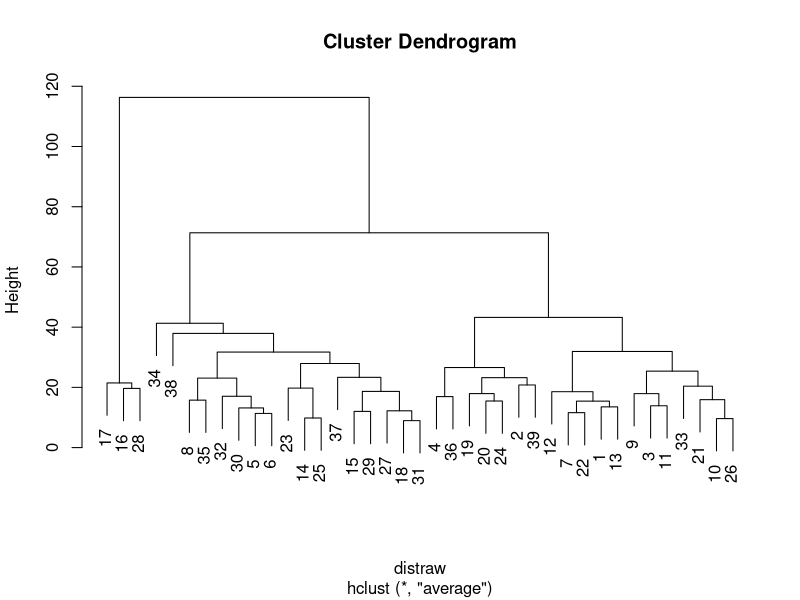
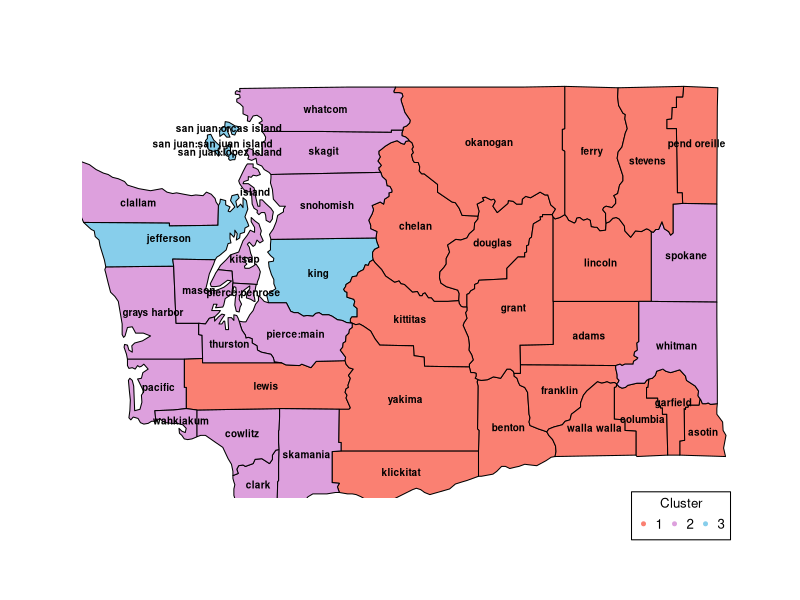
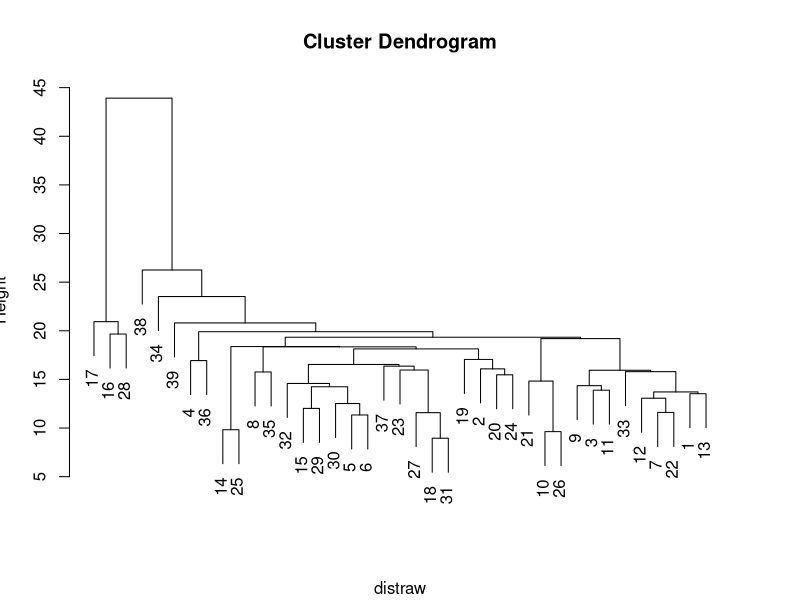
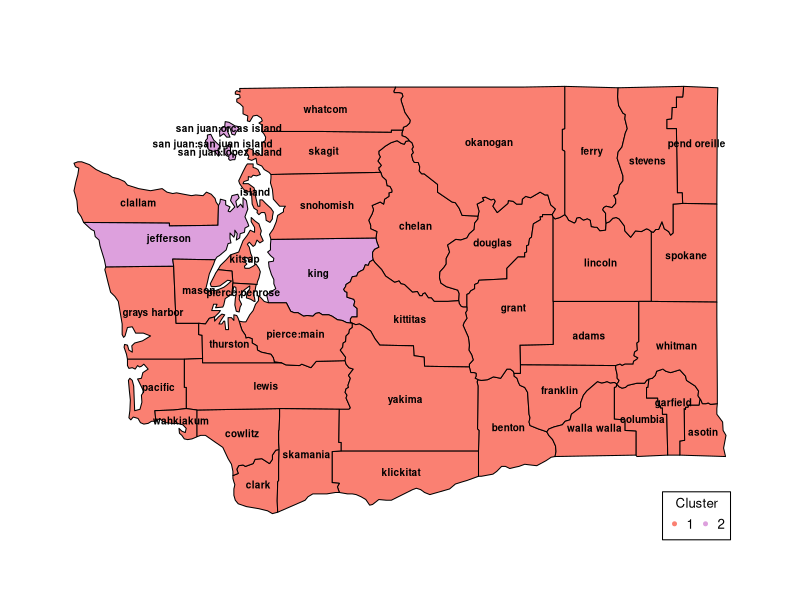

These charts were generated, in order, by the following R code:
## ---- chunk 1

## ---- chunk 2
data<- read.csv("wa_election.csv")
## ---- chunk 3
distraw <- dist(data)
# distraw

## ---- chunk 4
avclust <- hclust(distraw, method="average")
plot(avclust)
## ---- chunk 5
county.clusters <- cutree(tree = avclust, 3)
avg.value <- aggregate(data[,-1], FUN = mean, by = list(county.clusters))

## ---- chunk 6
library(maps)
clusters.for.map <- c(county.clusters[1:26],
rep(county.clusters[27],2),
rep(county.clusters[28],3),
county.clusters[29:39])
colors <- c("salmon", "plum", "skyblue")
map(database = "county", region = "washington",fill = T, col = colors[clusters.for.map])
map.text(database = "county", region = "washington", add = T, font =2, cex= .6)
legend(x = "bottomright", col = colors, pch = 20,
legend = paste(c(1:3)), title = "Cluster", ncol = 3, cex = .8, xpd = T, inset = c(0, -.05))
## ---- chunk 7

singclust <- hclust(distraw, method="single")
plot(singclust)

## ---- chunk 8

county.clusters <- cutree(tree = singclust, 2)
avg.value <- aggregate(data[,-1], FUN = mean, by = list(county.clusters))
clusters.for.map <- c(county.clusters[1:26],
rep(county.clusters[27],2),
rep(county.clusters[28],3),
county.clusters[29:39])
colors <- c("salmon", "plum")
map(database = "county", region = "washington",fill = T, col = colors[clusters.for.map])
map.text(database = "county", region = "washington", add = T, font =2, cex= .6)
legend(x = "bottomright", col = colors, pch = 20,
legend = paste(c(1:2)), title = "Cluster", ncol = 2, cex = .8, xpd = T, inset = c(0, -.05))
## ---- chunk 9

